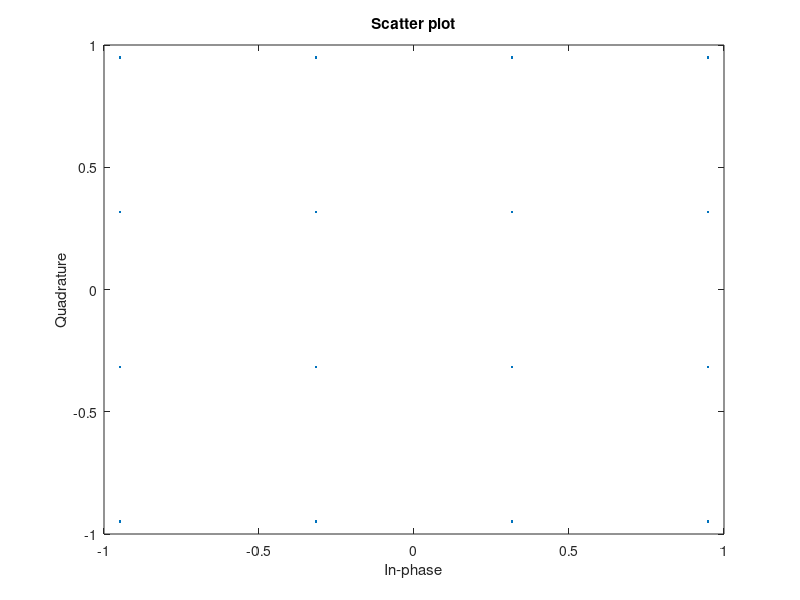
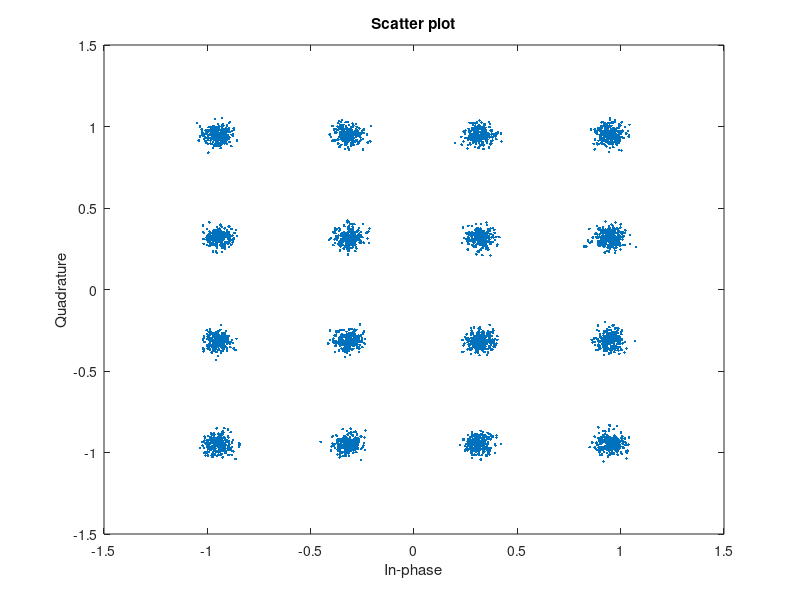

Here is the MATLAB script that generated these plots, in order:
%                         <<Experiment-6 (16-Square QAM)>>
%                               << Objective-1 >>
% Aim: Simulation study of Performance of 16-Square QAM.
% Objective-1:Write a program to plot signal constellation diagram of received
%            16-Square QAM signal in the presence of AWGN.
% Objective-2:Write a program to plot Practical and Theoretical BER vs SNR graph
%             of received 16-Square QAM in the presence of AWGN for ML receiver.

% Note: For objective-2, see separate octave file named <my_16QAM_ber.m>
clc;
clear all;
close all;
pkg load communications
N = 16000;  % Number of bits to be transmitted using 16-Square QAM
           % Too large value may slow down the program
x = randi([0,1],1,N); % Random input bits generation
M = 16;     % Number of Symbols in 16-Square QAM
d = sqrt(2/5); % Average symbol energy is normalised to unity

% Symbol Generation
yy = [];
for i=1:4:length(x)
 if x(i)==0 && x(i+1)==0 & x(i+2)==0 & x(i+3)==0
   y = -3*d/2+j*(-3*d/2);
 elseif x(i)==0 && x(i+1)==0 & x(i+2)==0 & x(i+3)==1
   y = -3*d/2+j*(-d/2);
 elseif x(i)==0 && x(i+1)==0 & x(i+2)==1 & x(i+3)==1
   y = -3*d/2+j*(d/2);
 elseif x(i)==0 && x(i+1)==0 & x(i+2)==1 & x(i+3)==0
   y = -3*d/2+j*(3*d/2);

 elseif x(i)==0 && x(i+1)==1 & x(i+2)==0 & x(i+3)==0
   y = -d/2+j*(-3*d/2);
 elseif x(i)==0 && x(i+1)==1 & x(i+2)==0 & x(i+3)==1
   y = -d/2+j*(-d/2);
 elseif x(i)==0 && x(i+1)==1 & x(i+2)==1 & x(i+3)==1
   y = -d/2+j*(d/2);
 elseif x(i)==0 && x(i+1)==1 & x(i+2)==1 & x(i+3)==0
   y = -d/2+j*(3*d/2);

 elseif x(i)==1 && x(i+1)==1 & x(i+2)==0 & x(i+3)==0
   y = d/2+j*(-3*d/2);
 elseif x(i)==1 && x(i+1)==1 & x(i+2)==0 & x(i+3)==1
   y = d/2+j*(-d/2);
 elseif x(i)==1 && x(i+1)==1 & x(i+2)==1 & x(i+3)==1
   y = d/2+j*(d/2);
 elseif x(i)==1 && x(i+1)==1 & x(i+2)==1 & x(i+3)==0
   y = d/2+j*(3*d/2);

 elseif x(i)==1 && x(i+1)==0 & x(i+2)==0 & x(i+3)==0
   y = 3*d/2+j*(-3*d/2);
 elseif x(i)==1 && x(i+1)==0 & x(i+2)==0 & x(i+3)==1
   y = 3*d/2+j*(-d/2);
 elseif x(i)==1 && x(i+1)==0 & x(i+2)==1 & x(i+3)==1
   y = 3*d/2+j*(d/2);
 elseif x(i)==1 && x(i+1)==0 & x(i+2)==1 & x(i+3)==0
   y = 3*d/2+j*(3*d/2);
 endif
% Transmitted Symbols
yy = [yy y];
endfor
scatterplot(yy);    % Constellation Diagram without Noise
EbN0db = 20; % Change this value & run program to see the noisy constellation
EbN0 = 10^(EbN0db/10);

% AWGN Channel
n = (1/sqrt(2))*[randn(1,length(yy)) + 1j*randn(1,length(yy))];
sigma = sqrt(1/((log2(M))*EbN0));

% Received Symbols
r = yy + sigma*n;
scatterplot(r);    % Constellation Diagram with Noise
